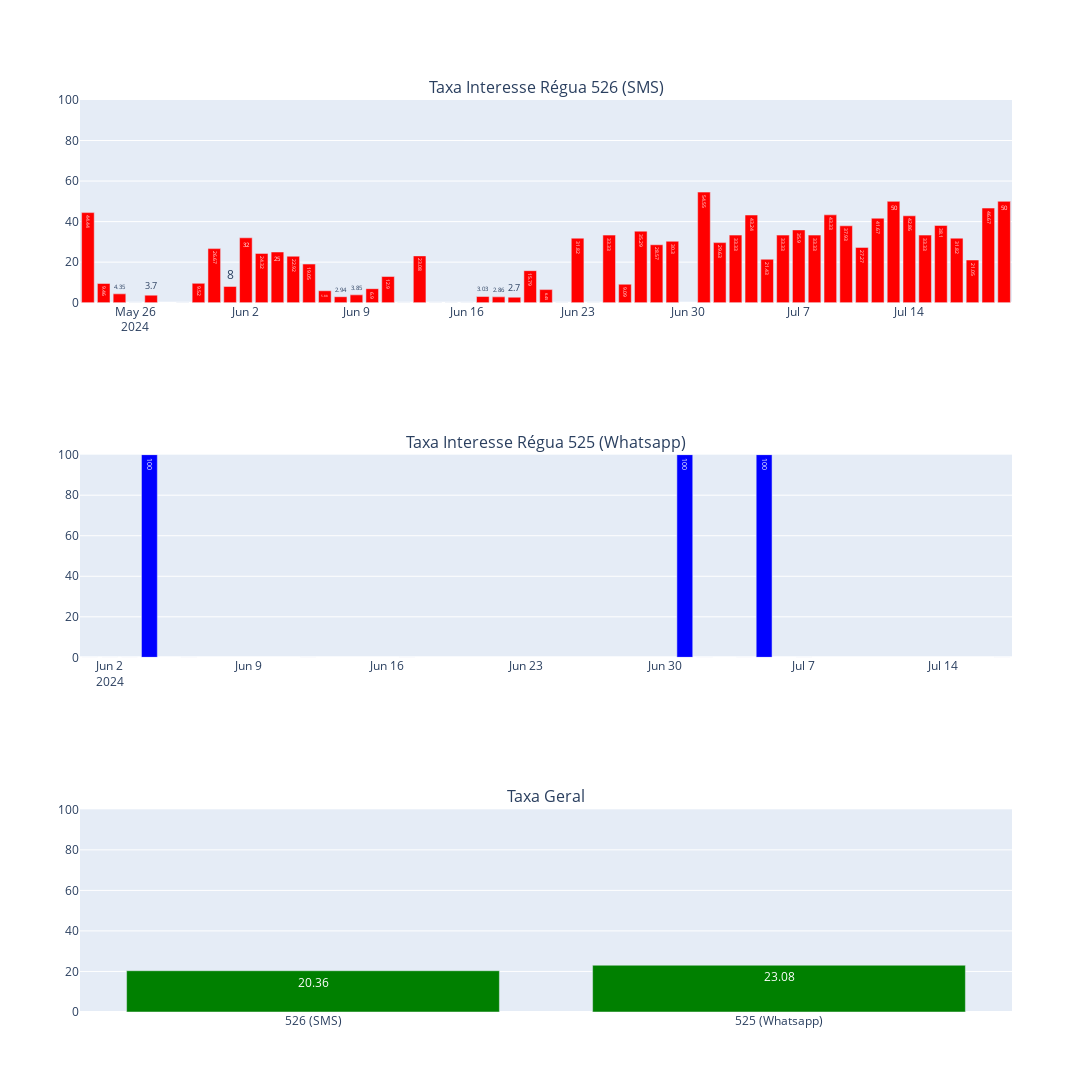

The notebook cell this image was saved under:
### Code cell
fig = make_subplots(rows=3,cols=1,shared_yaxes= True, subplot_titles=('Taxa Interesse Régua 526 (SMS)','Taxa Interesse Régua 525 (Whatsapp)','Taxa Geral'))
fig.add_trace(go.Bar(x=base_526["enviado_em"],
                     y=base_526["Tx_Interesse"],
                     marker_color="red",
                     text=base_526["Tx_Interesse"]),row=1,col=1)
fig.add_trace(go.Bar(x=base_525["enviado_em"],
                     y=base_525["Tx_Interesse"],
                     marker_color="blue",
                     text=base_525["Tx_Interesse"]),row=2,col=1)
fig.add_trace(go.Bar(x=tx_geral_4['Regua'],
                     y=tx_geral_4['Taxa'],
                     marker_color="Green",
                     text=tx_geral_4['Taxa']),row=3,col=1)
fig.update_yaxes(range=[0, 100], row=1,col=1)
fig.update_yaxes(range=[0, 100], row=2,col=1)
fig.update_yaxes(range=[0, 100], row=3,col=1)
fig.update_layout(width=1400, height=1250, showlegend= False)

### Figure 1 — Plotly figure (JSON) as saved in the notebook; plotly's stock layout.template omitted (floating-point values rounded to 4 significant figures)
{"data": [{"marker": {"color": "red"}, "text": [44.44, 9.46, 4.35, 0, 3.7, 0, 9.52, 26.67, 8, 32, 24.32, 25, 22.92, 19.05, 5.88, 2.94, 3.85, 6.9, 12.9, 0, 23.08, 0, 0, 0, 3.03, 2.86, 2.7, 15.79, 6.45, 0, 31.82, 0, 33.33, 9.09, 35.29, 28.57, 30.3, 54.55, 29.63, 33.33, 43.24, 21.43, 33.33, 35.9, 33.33, 43.33, 37.93, 27.27, 41.67, 50, 42.86, 33.33, 38.1, 31.82, 21.05, 46.67, 50], "type": "bar", "x": ["2024-05-23", "2024-05-24", "2024-05-25", "2024-05-26", "2024-05-27", "2024-05-29", "2024-05-30", "2024-05-31", "2024-06-01", "2024-06-02", "2024-06-03", "2024-06-04", "2024-06-05", "2024-06-06", "2024-06-07", "2024-06-08", "2024-06-09", "2024-06-10", "2024-06-11", "2024-06-12", "2024-06-13", "2024-06-14", "2024-06-15", "2024-06-16", "2024-06-17", "2024-06-18", "2024-06-19", "2024-06-20", "2024-06-21", "2024-06-22", "2024-06-23", "2024-06-24", "2024-06-25", "2024-06-26", "2024-06-27", "2024-06-28", "2024-06-29", "2024-07-01", "2024-07-02", "2024-07-03", "2024-07-04", "2024-07-05", "2024-07-06", "2024-07-07", "2024-07-08", "2024-07-09", "2024-07-10", "2024-07-11", "2024-07-12", "2024-07-13", "2024-07-14", "2024-07-15", "2024-07-16", "2024-07-17", "2024-07-18", "2024-07-19", "2024-07-20"], "xaxis": "x", "y": [44.44, 9.46, 4.35, 0, 3.7, 0, 9.52, 26.67, 8, 32, 24.32, 25, 22.92, 19.05, 5.88, 2.94, 3.85, 6.9, 12.9, 0, 23.08, 0, 0, 0, 3.03, 2.86, 2.7, 15.79, 6.45, 0, 31.82, 0, 33.33, 9.09, 35.29, 28.57, 30.3, 54.55, 29.63, 33.33, 43.24, 21.43, 33.33, 35.9, 33.33, 43.33, 37.93, 27.27, 41.67, 50, 42.86, 33.33, 38.1, 31.82, 21.05, 46.67, 50], "yaxis": "y"}, {"marker": {"color": "blue"}, "text": [0, 0, 0, 100, 0, 0, 0, 100, 0, 0, 100, 0, 0], "type": "bar", "x": ["2024-06-01", "2024-06-02", "2024-06-03", "2024-06-04", "2024-06-06", "2024-06-12", "2024-06-17", "2024-07-01", "2024-07-02", "2024-07-04", "2024-07-05", "2024-07-07", "2024-07-17"], "xaxis": "x2", "y": [0, 0, 0, 100, 0, 0, 0, 100, 0, 0, 100, 0, 0], "yaxis": "y2"}, {"marker": {"color": "Green"}, "text": [20.36, 23.08], "type": "bar", "x": ["526 (SMS)", "525 (Whatsapp)"], "xaxis": "x3", "y": [20.36, 23.08], "yaxis": "y3"}], "layout": {"annotations": [{"font": {"size": 16}, "showarrow": false, "text": "Taxa Interesse Régua 526 (SMS)", "x": 0.5, "xanchor": "center", "xref": "paper", "y": 1, "yanchor": "bottom", "yref": "paper"}, {"font": {"size": 16}, "showarrow": false, "text": "Taxa Interesse Régua 525 (Whatsapp)", "x": 0.5, "xanchor": "center", "xref": "paper", "y": 0.6111, "yanchor": "bottom", "yref": "paper"}, {"font": {"size": 16}, "showarrow": false, "text": "Taxa Geral", "x": 0.5, "xanchor": "center", "xref": "paper", "y": 0.2222, "yanchor": "bottom", "yref": "paper"}], "height": 1250, "showlegend": false, "width": 1400, "xaxis": {"anchor": "y", "domain": [0, 1]}, "xaxis2": {"anchor": "y2", "domain": [0, 1]}, "xaxis3": {"anchor": "y3", "domain": [0, 1]}, "yaxis": {"anchor": "x", "domain": [0.7778, 1], "range": [0, 100]}, "yaxis2": {"anchor": "x2", "domain": [0.3889, 0.6111], "range": [0, 100]}, "yaxis3": {"anchor": "x3", "domain": [0, 0.2222], "range": [0, 100]}}}
